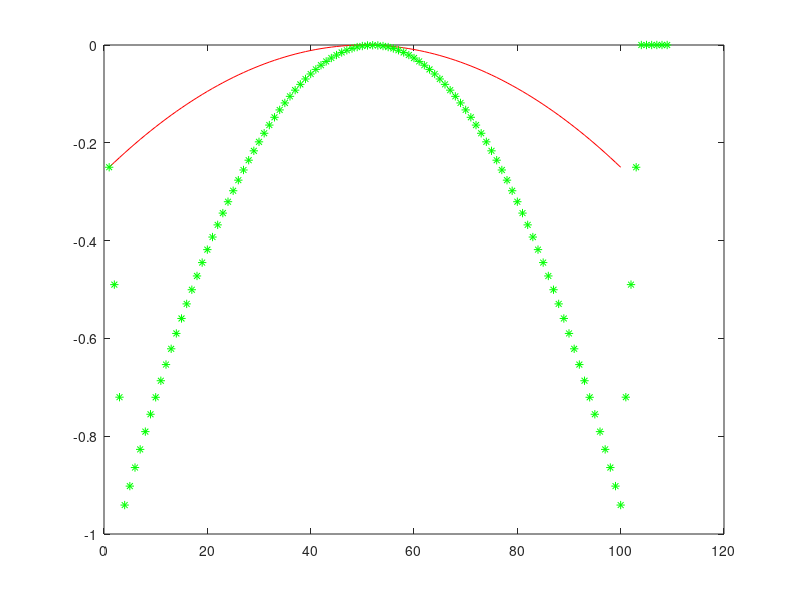

Reproduce this figure in MATLAB. (Note: this script raises an error after producing the figure.)
function C4P2
%4P21 Summary of this function goes here
%   Detailed explanation goes here
close all;
clear all;

N = 100;
x = linspace(0,1,N);
y = -(x-0.5).^2;
plot(y,'r-');
hold on
h = [1 1 1 1 0 0 0 0 0 0];
y = conv(y,h);
plot(y,'g*');
y = wiener1(y,h);
plot(y,'b+');

end

